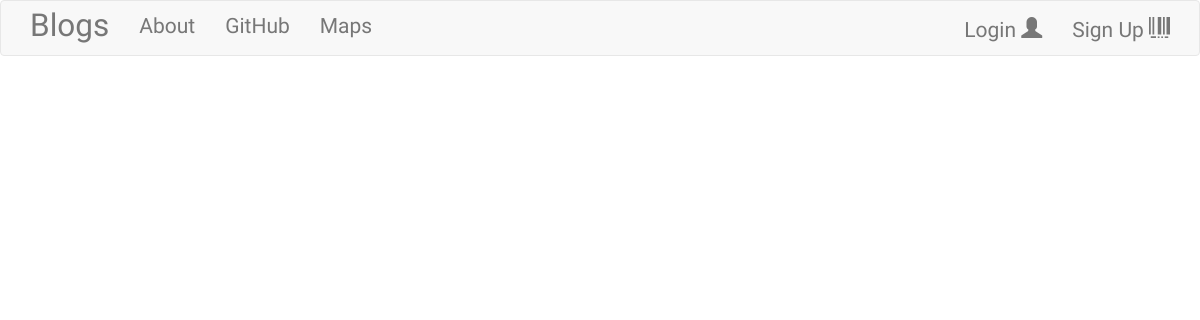
The app's page /, older data.
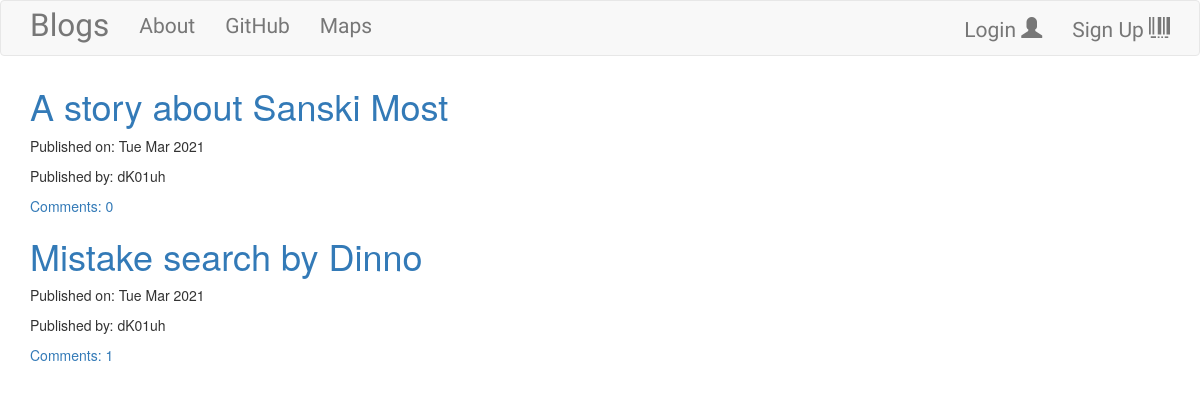
The same page, newer data.
### blog/models.py (models this page shows, shortened)
class Post(models.Model):
    author = models.ForeignKey('auth.User', on_delete=models.CASCADE) # this is not gonna be the usual case when dealing with apps which have multiuser .../ connected to a super user on the web site
    title = models.CharField(max_length=200)
    text = models.TextField()
    create_date = models.DateTimeField(default=timezone.now)
    published_date = models.DateTimeField(blank=True, null=True)
    def approve_comments(self):
        return self.comments.filter(approved_comment=True)

### blog/views.py (the view)
# urls.py: path('', views.PostListView.as_view(), name='post_list'), # the home page is gonna be a list of all posts
class PostListView(ListView):
    model = Post
    def get_queryset(self):
        return Post.objects.filter(published_date__lte=timezone.now()).order_by('-published_date')

### blog/templates/blog/post_list.html
{% extends "blog/base.html" %}
{% block content %}
    <div class="centerstage">
        {% for post in post_list %}
            <div class="post">
                <h1><a href="{% url 'post_detail' pk=post.pk %}">{{ post.title }}</a></h1>
                <div class="date">
                    <p>Published on: {{ post.published_date|date:"D M Y" }}</p>
                    <p>Published by: {{ post.author }}</p>
                </div>
                <a href="{% url 'post_detail' pk=post.pk %}">Comments: {{post.approve_comments.count}}</a>
            </div>
        {% endfor %}
    </div>
{% endblock %}

### blog/templates/blog/base.html (shortened to what this page needs)
<!DOCTYPE html>
{% load static %}
    <html lang="en">
    <head>
        <link rel="stylesheet" href="https://maxcdn.bootstrapcdn.com/bootstrap/3.3.7/css/bootstrap.min.css">        <title>Document</title>
        <link rel="stylesheet" href="//cdn.jsdelivr.net/npm/medium-editor@latest/dist/css/medium-editor.min.css" type="text/css" media="screen" charset="utf-8">
        <link rel="stylesheet" href="{% static 'css/blog.css' %}">
    </head>
    <body class="loader">
        <nav class="navbar navbar-default techfont custom-navbar">
            <div class="container">
                <ul class="nav navbar-nav">
                    <li><a class="navbar-brand bigbrand" href="{% url 'post_list' %}">Blogs</a></li>
                    <li><a href="{% url 'about' %}">About</a></li>
                    <li><a href="https://www.github.com" target="_blank">GitHub</a></li>
                    <li><a href="https://www.googlemaps.com " target="_blank">Maps</a></li>
                </ul>
                <ul class="nav navbar-nav navbar-right">
                    {% if user.is_authenticated %}
                        <li><a href="{% url 'post_new' %}">New Post</a></li>
                        <li><a href="{% url 'post_draft_list' %}">Drafts</a></li>
                        <li><a href="{% url 'logout' %}">Log Out</a></li>
                        <li><a>Welcome <strong>{{user.username}}</strong></a></li>
                    {% else %}
                        <li><a href="{% url 'login' %}">Login <span class="glyphicon glyphicon-user"></span></a></li>
                        <li><a href="{% url 'signup' %}">Sign Up <span class="glyphicon glyphicon-barcode"></span></a></li>
                    {% endif %}
                </ul>
            </div>
        </nav>
        <div class="content container">
            <div class="row">
                <div class="col-md-8">
                    <div class="blog_posts">
                        {% block content %}
                        {% endblock %}
                    </div>
                </div>
            </div>
        </div>
    </body>
</html>

### blog/static/css/blog.css (style rules this page uses)
.techfont { font-family: 'Russo One', sans-serif; font-size: 1.5em; margin-bottom: 10px; }
.bigbrand { font-size: 1.5em; }
.centerstage { margin-left: auto; margin-right: auto; }
.loader { filter:hue-rotate(0deg); color:linear-gradient(45deg,#0f8,#08f); animation:hue 10000ms infinite linear; }

Row changes from the older to the newer data that the page shows:
added Post: title "A story about Sanski Most", published_date "Tue Mar 2021", author "dK01uh", approve_comments.count "0"
added Post: title "Mistake search by Dinno", published_date "Tue Mar 2021", author "dK01uh", approve_comments.count "1"
